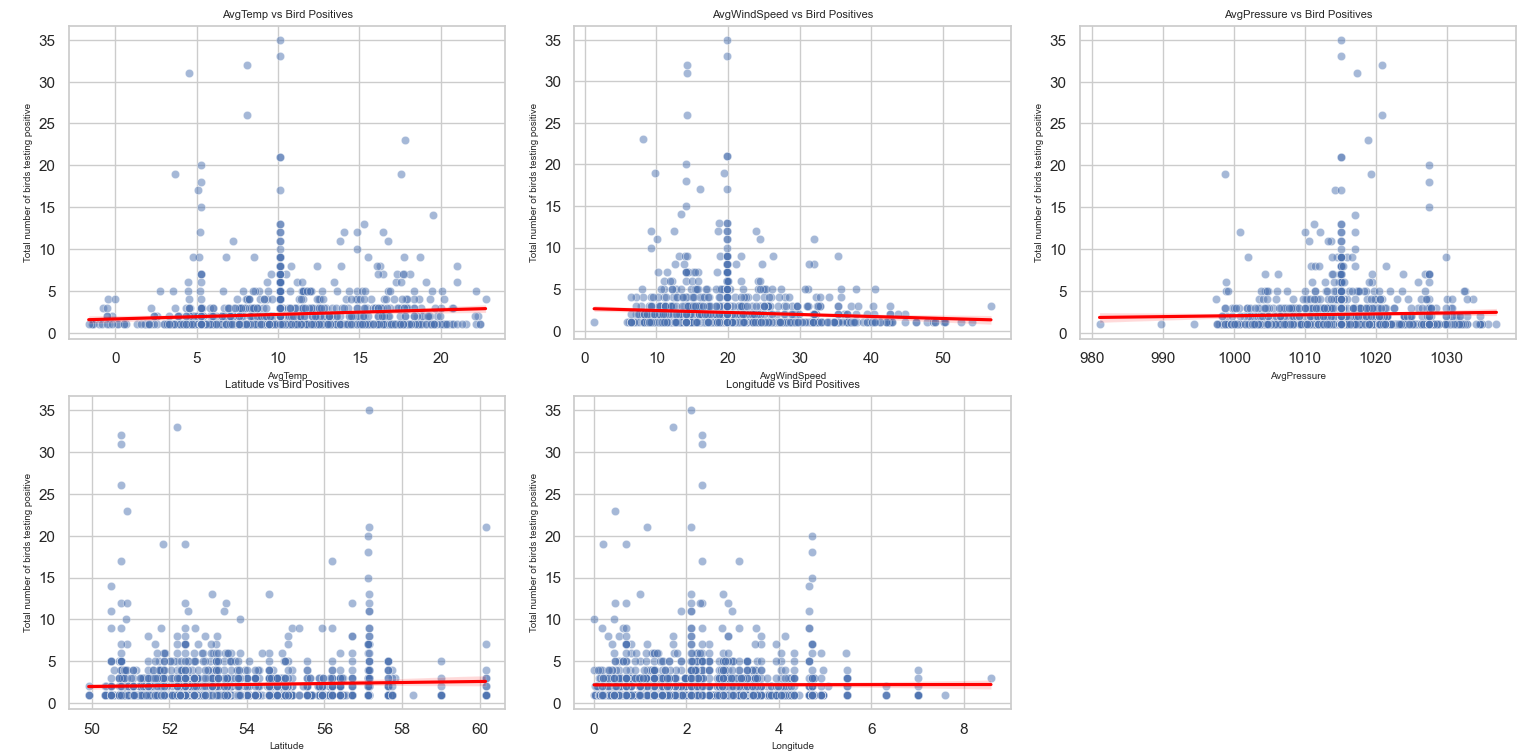

Python code for this plot:
import pandas as pd
import matplotlib.pyplot as plt
import seaborn as sns

# Load cleaned dataset
df = pd.read_csv("C:/Users/Asus/OneDrive/Documents/GitHub/PRT564_Assignment2/Final_data_cleaned.csv")

# Set visual style
sns.set(style="whitegrid")

# Define predictors and target variable
predictors = ["AvgTemp", "AvgWindSpeed", "AvgPressure", "Latitude", "Longitude"]
target = "Total number of birds testing positive"

# Create 5 scatter plots in 2x3 layout with smaller font
plt.figure(figsize=(14, 10))

for i, col in enumerate(predictors, 1):
    plt.subplot(2, 3, i)
    sns.scatterplot(x=col, y=target, data=df, alpha=0.5)
    sns.regplot(x=col, y=target, data=df, scatter=False, color='red')
    plt.title(f"{col} vs Bird Positives", fontsize=8)
    plt.xlabel(col, fontsize=7)
    plt.ylabel(target, fontsize=7)

plt.tight_layout()
plt.show()
